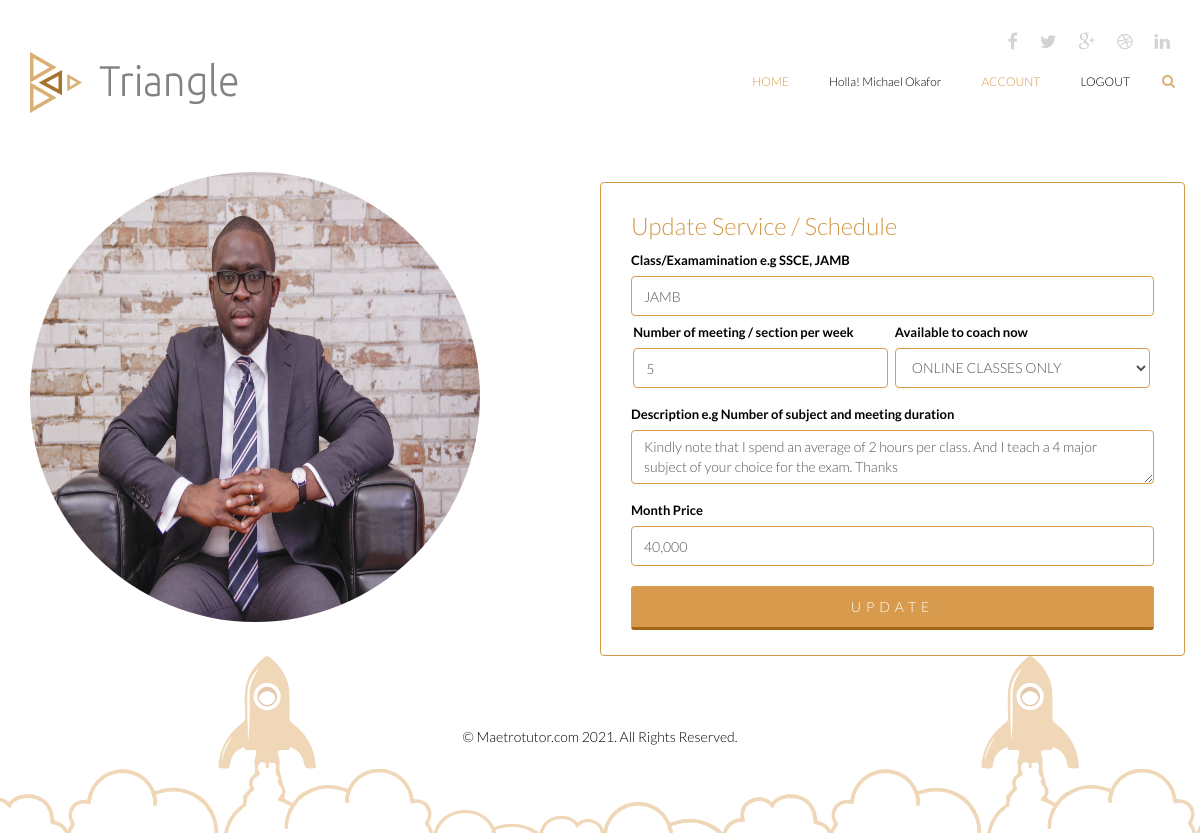
Screenshot of /editservice/13/update (signed in) with the database file from the repository.
### triangle/models.py (models this page shows)
class User(db.Model, UserMixin):
    id = db.Column(db.Integer, primary_key=True)
    user_id = db.Column(db.String(255), nullable=True)
    name = db.Column(db.String(255), nullable=True)
    email = db.Column(db.String(255), unique=True, nullable=True)
    password = db.Column(db.String(255), nullable=False)
    secret_key = db.Column(db.String(255), nullable=True)
    phone = db.Column(db.String(255), nullable=True)
    gender = db.Column(db.String(255), nullable=True)
    online = db.Column(db.String(255), nullable=True)
    address = db.Column(db.String(255), nullable=True)
    role = db.Column(db.String(255), nullable=True)
    city = db.Column(db.String(255), nullable=True)
    state_of_origin = db.Column(db.String(255), nullable=True)
    country = db.Column(db.String(255), nullable=True)
    created_at = db.Column(db.DateTime(), default=datetime.utcnow)
    date_of_birth =db.Column(db.String(255), nullable=True)
    image = db.Column(db.String(255), nullable=True, default='default.jpg')
    tutor_image = db.Column(db.String(255), nullable=True, default='default.jpg')
    pro_status = db.Column(db.String(255), nullable=True, default= 0)
    online_status = db.Column(db.String(255), nullable=True, default= 0)
    bio_status = db.Column(db.String(255), nullable=True, default= 0)
    guarrantor_status = db.Column(db.String(255), nullable=True, default= 0)
    skill_status = db.Column(db.String(255), nullable=True, default= 0)
    subject_status = db.Column(db.String(255), nullable=True, default= 0)
    verify_status = db.Column(db.String(255), nullable=True, default= 0)
    activated_status = db.Column(db.String(255), nullable=True, default= 0)
    active = db.Column(db.Boolean())
    confirmed_at = db.Column(db.DateTime())

class Bio(db.Model, UserMixin):
    id = db.Column(db.Integer, primary_key=True)
    user_id = db.Column(db.String(255), nullable=True)
    about = db.Column(db.String(1000), nullable=True)
    email = db.Column(db.String(255), unique=True, nullable=True)
    marital_status = db.Column(db.String(255), nullable=True)
    phone = db.Column(db.String(255), nullable=True)
    role = db.Column(db.String(255), nullable=True)
    education = db.Column(db.String(255), nullable=True)
    gender = db.Column(db.String(255), nullable=True)
    online = db.Column(db.String(255), nullable=True)
    address = db.Column(db.String(255), nullable=True)
    religion = db.Column(db.String(255), nullable=True)
    city = db.Column(db.String(255), nullable=True)
    country = db.Column(db.String(255), nullable=True)
    created_at = db.Column(db.DateTime(), default=datetime.utcnow)
    date_of_birth =db.Column(db.String(255), nullable=True)
    image = db.Column(db.String(255), nullable=True, default='default.jpg')
    tutor_image = db.Column(db.String(255), nullable=True, default='default.jpg')
    pro_status = db.Column(db.String(255), nullable=True, default= 0)
    online_status = db.Column(db.String(255), nullable=True, default= 0)
    bio_status = db.Column(db.String(255), nullable=True, default= 0)
    guarrantor_status = db.Column(db.String(255), nullable=True, default= 0)
    skill_status = db.Column(db.String(255), nullable=True, default= 0)
    subject_status = db.Column(db.String(255), nullable=True, default= 0)
    verify_status = db.Column(db.String(255), nullable=True, default= 0)
    activated_status = db.Column(db.String(255), nullable=True, default= 0)
    active = db.Column(db.Boolean())
    confirmed_at = db.Column(db.DateTime())

class Service(db.Model, UserMixin):
    id = db.Column(db.Integer, primary_key=True)
    name = db.Column(db.String(255), nullable=True)
    email = db.Column(db.String(255), nullable=True)
    meeting = db.Column(db.String(255), nullable=True)
    description = db.Column(db.String(255), nullable=True)
    available = db.Column(db.String(255), nullable=True)
    duration = db.Column(db.String(255), nullable=True)
    price = db.Column(db.String(255), nullable=True)
    week_price = db.Column(db.String(255), nullable=True)
    incase = db.Column(db.String(255), nullable=True)
    class_status = db.Column(db.String(255), nullable=True, default= 0)
    meeting_count = db.Column(db.String(255), nullable=True, default= 0)
    class_count = db.Column(db.String(255), nullable=True, default= 0)
    count = db.Column(db.String(255), nullable=True, default= 0)
    created_at = db.Column(db.DateTime(), default=datetime.utcnow)
    updated_at = db.Column(db.DateTime())
    activated_status = db.Column(db.String(255), nullable=True, default= 0)
    active = db.Column(db.Boolean())
    confirmed_at = db.Column(db.DateTime())

### triangle/routes.py (the view)
@app.route('/editservice/<int:service_id>/update',methods=['GET', 'POST'])
@login_required
def editser(service_id):
  bios = Bio.query.filter_by(email = current_user.email)
  services = Service.query.filter_by(email=current_user.email)
  service = Service.query.get(service_id)
  form = UpdateServiceForm()
  services = Service.query.filter_by(email= current_user.email)
  if form.validate_on_submit():
    service.name = form.name.data
    service.meeting = form.meeting.data
    service.available = form.available.data
    service.description = form.description.data
    service.price = form.price.data
    db.session.commit()
    flash(f'Updated Successfully !', 'success')
    return redirect (url_for('service', service_id = service.id, email = current_user.email))
  elif request.method == 'GET':
    form.name.data = service.name
    form.meeting.data = service.meeting
    form.available.data = service.available
    form.description.data = service.description
    form.price.data = service.price
  return render_template('editservice.html', title = 'Modified Successfully',  form=form, bios=bios, email = current_user.email)

### triangle/templates/editservice.html (shortened to what this page needs)
{% extends 'layout/base.html' %}
{% block content %}
    <section id="portfolio-information" class="">
        <div class="container">
            <div class="row">
            {% for bio in bios %}
                <div class="col-sm-6">
                    <img src="{{url_for('static', filename='user_uploads/' + bio.image)}}"  class="card border-1 shadow-sm" alt="" id="md-imgg">
                </div>
                {% endfor %}
                <div class="col-sm-6">
  <div id="tab-container">
                <div class="row">
                     <div class="card border-1 shadow-sm" style="border: 1px solid #d29948; padding:10px 30px; border-radius:4px; margin-top: 10px">
                        <h2 style="color:#d29948;"> Update Service / Schedule </h2>
                         <form  method="post" action=""  accept-charset="UTF-8" enctype="multipart/form-data">
                     <div class="form-group">
                            {{ form.name.label(class="form-label", style="font-size:13px; ") }}
                                {% if form.name.errors %}
                                {{ form.name(class="form-control is-invalid") }}
                                  <ul class="errors">
                                    {% for error in form.name.errors %}
                                      <li>{{ error }}</li>
                                    {% endfor %}
                                  </ul>
                                  {% else %}
                                   {{ form.name(class="form-control",  autocomplete="off", id="md-phone") }}
                            {% endif %}
                    </div>
                  <div class="col-form-label"  id="md-grid-container" style="margin-top: -10px">
                                <div class="form-group" id="md-grid-left1">
                                 {{ form.meeting.label(class="form-label", style="font-size:13px; ") }}
                                    {% if form.meeting.errors %}
                                        {{ form.meeting(class="form-control is-invalid") }}
                                          <ul class="errors">
                                            {% for error in form.meeting.errors %}
                                              <li>{{ error }}</li>
                                            {% endfor %}
                                          </ul>
                                          {% else %}
                                           {{ form.meeting(class="form-control",  autocomplete="off", id="md-meeting") }}
                                    {% endif %}
                                </div>
                                <div class="form-group" id="md-grid-right1" >
                                 {{ form.available.label(class="form-label", style="font-size:13px; ") }}
                                   {% if form.available.errors %}
                                        {{ form.available(class="form-control is-invalid") }}
                                          <ul class="errors">
                                            {% for error in form.available.errors %}
                                              <li>{{ error }}</li>
                                            {% endfor %}
                                          </ul>
                                          {% else %}
                                           {{ form.available(class="form-control",  autocomplete="off", id="md-phone") }}
                                    {% endif %}
                                </div>
                            </div>
                                <div class="form-group" >
                             {{ form.description.label(class="form-label", style="font-size:13px; ") }}
                                {% if form.description.errors %}
                                {{ form.description(class="form-control is-invalid") }}
                                  <ul class="errors">
                                    {% for error in form.description.errors %}
                                      <li>{{ error }}</li>
                                    {% endfor %}
                                  </ul>
                                  {% else %}
                                   {{ form.description(class="form-control",  autocomplete="off", id="md-phone") }}
                            {% endif %}
                                </div>
                                <div class="form-group" >
                            {{ form.price.label(class="form-label", style="font-size:13px; ") }}
                                {% if form.price.errors %}
                                {{ form.price(class="form-control is-invalid") }}
                                  <ul class="errors">
                                    {% for error in form.price.errors %}
                                      <li>{{ error }}</li>
                                    {% endfor %}
                                  </ul>
                                  {% else %}
                                   {{ form.price(class="form-control",  autocomplete="off", id="md-phone") }}
                            {% endif %}
                                </div>
                            <div class="form-group">
                                {{ form.submit(class="btn btn-submit", autocomplete="off", id="md-phone") }}
                            </div>
                        </form>
                    </div>
                </div>
            </div>
                </div>
            </div>
        </div>
    </section>
   {% endblock %}

### triangle/templates/layout/base.html (shortened to what this page needs)
<!DOCTYPE html>
<html lang="en">
<head>
         <link href="/static/css/bootstrap.min.css" rel="stylesheet">
    <link href="/static/css/font-awesome.min.css" rel="stylesheet">
    <link href="/static/css/animate.min.css" rel="stylesheet">
	<link href="/static/css/main.css" rel="stylesheet">
	<link href="/static/css/responsive.css" rel="stylesheet">
</head>
<body>
	<header id="header">
        <div class="container">
            <div class="row">
                <div class="col-sm-12 overflow">
                   <div class="social-icons pull-right">
                        <ul class="nav nav-pills">
                            <li><a href=""><i class="fa fa-facebook"></i></a></li>
                            <li><a href=""><i class="fa fa-twitter"></i></a></li>
                            <li><a href=""><i class="fa fa-google-plus"></i></a></li>
                            <li><a href=""><i class="fa fa-dribbble"></i></a></li>
                            <li><a href=""><i class="fa fa-linkedin"></i></a></li>
                        </ul>
                    </div>
                </div>
             </div>
        </div>
        <div class="navbar navbar-inverse" role="banner">
            <div class="container">
                <div class="navbar-header">
                    <a class="navbar-brand" href="{{url_for('index')}}">
                    	<h1><img src="/static/images/logo.png" alt="logo"></h1>
                    </a>
                </div>
                {% if current_user.is_authenticated:  %}
                    {% if current_user.role == 'Tutor' %}
                    <div class="collapse navbar-collapse">
                    <ul class="nav navbar-nav navbar-right">
                     <li class="active"><a href="{{url_for('home')}}">Home</a></li>
                        <li ><a href="{{url_for('home')}}" style="text-transform: capitalize;">Holla! {{current_user.name}}</a></li>
                                {% if current_user.bio_status == 0 %}
                                <li class="active"><a href="{{url_for('bio')}}">Account</a></li>
                                 {% else %}
                                <li class="active"><a href="{{url_for('profile')}}">Account</a></li>
                                {% endif %}
                        <li><a href="{{url_for('logout')}}">Logout</a></li>
                    </ul>
                 </div>
                 {% endif %}
                {% endif %}
                <div class="search">
                    <form role="form">
                        <i class="fa fa-search"></i>
                    </form>
                </div>
            </div>
        </div>
    </header>
    {% block content %}
    {% endblock %}
    <footer id="footer">
        <div class="container">
            <div class="row">
                <div class="col-sm-12">
                    <div class="copyright-text text-center">
                        <p>&copy; Maetrotutor.com 2021. All Rights Reserved.</p>
                    </div>
                </div>
            </div>
        </div>
    </footer>
</body>
</html>

### rows the page displays
User: name "Michael Okafor"
Bio: image (picture)
Service: name "JAMB", meeting "5", available "ONLINE CLASSES ONLY", description "Kindly note that I spend an average of 2 hours per class. And I teach a 4 major subject of your choice for the exam. Thanks", price "40,000"
